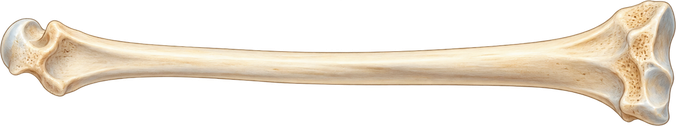
#> input picture src/assets/illust/surgery/C07-bone.png, 676 x 126 px, shrunk from 1200 x 224 before the run
$ python trace_bone_outline.py
#> lines starting #> are read from the running program, lines starting #| are printed output that depends on the picture
#!/usr/bin/env python3
"""Trace the painted bone PNGs into the T09 model outline.

    python3 -I scripts/trace_bone_outline.py

The painting defines the bone shape: each PNG (cropped to its silhouette) is
scaled uniformly so its length equals the model length, and its top / bottom
silhouette edges are sampled every 1 mm. The y origin is the shaft centre at
the fracture line (the fragment's rotation pivot). Writes
src/config/boneOutlines.generated.ts, which the engine and the drawings use
instead of the old symmetric width profile.
"""
from __future__ import annotations

import json
from pathlib import Path

from PIL import Image

ROOT = Path(__file__).resolve().parent.parent
ART = ROOT / "src/assets/illust/surgery"
OUT = ROOT / "src/config/boneOutlines.generated.ts"

# case: (bone painting, model length mm, fracture x mm, companion painting or None)
CASES = {
    "C07": ("C07-bone.png", 80, 56, "C07-ulna.png"),
    "C08": ("C08-bone.png", 100, 50, None),
}
ALPHA = 128  # silhouette threshold


def columns(img: Image.Image) -> list[tuple[int, int] | None]:
    a = img.getchannel("A")
    w, h = img.size
    px = a.load()
    cols: list[tuple[int, int] | None] = []
    for x in range(w):
        ys = [y for y in range(h) if px[x, y] > ALPHA]
        cols.append((ys[0], ys[-1] + 1) if ys else None)
    return cols


def trace(file: str, length: float):
#> called with file = 'C07-bone.png', length = 80
    img = Image.open(ART / file).convert("RGBA")
#> img is the input picture: PIL image 676x126 RGBA; mean R, G, B, A 89.1, 80.2, 66.9, 95.9
    w, h = img.size
#> w = 676; h = 126
    k = length / w  # mm per px, same on both axes (no stretching)
#> k = 0.118
    cols = columns(img)
#> in columns, `a = img.getchannel("A")`:
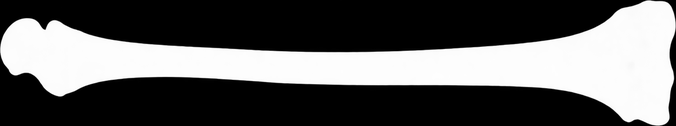
#> a: PIL image 676x126 L; min 0, max 255, mean 95.9
#> the loop in columns, `for x in range(w):` made 676 passes
#> ys on pass 1: [46, 47, 48, 49, 50, 51, 52, 53]
#> after the loop in columns, `for x in range(w):`: cols = 676 pairs, first value 0 to 52, second value 29 to 126

    def col_at(xmm: float) -> tuple[int, int]:
        i = min(w - 1, max(0, round(xmm / k)))
        for d in range(w):  # nearest non-empty column (the very tips can be empty)
            for j in (i - d, i + d):
                if 0 <= j < w and cols[j]:
                    return cols[j]  # type: ignore[return-value]
        raise ValueError(f"{file}: empty silhouette")

    edges = []
    for xmm in range(0, int(length) + 1):
        t, b = col_at(float(xmm))
        edges.append([xmm, t * k, b * k])
    return edges, h * k


def main() -> None:
    data = {}
    for case, (file, length, fx, companion) in CASES.items():
        edges, height = trace(file, length)
#> height = 14.91
        t, b = next((e[1], e[2]) for e in edges if e[0] == fx)
#> t = 5.56; b = 10.18
        c = (t + b) / 2  # shaft centre at the fracture = y origin
#> c = 7.87
        entry = {
            "edges": [[x, round(tp - c, 2), round(bt - c, 2)] for x, tp, bt in edges],
            "paint": {"y": round(-c, 3), "height": round(height, 3)},
        }
        if companion:
            cedges, cheight = trace(companion, length)
#> call 2 of trace, with file = 'C07-ulna.png', length = 80
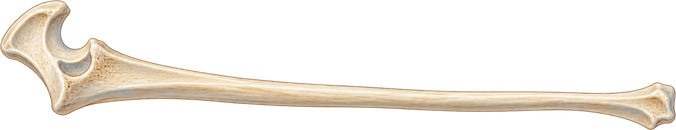
#> input picture src/assets/illust/surgery/C07-ulna.png, 676 x 130 px, shrunk from 1200 x 231 before the run
#> in trace, img is the input picture: PIL image 676x130 RGBA; mean R, G, B, A 57, 51.1, 42.8, 62.1
#> in columns (call 2), `a = img.getchannel("A")`:
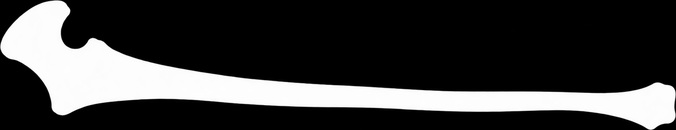
#> a: PIL image 676x130 L; min 0, max 255, mean 62.1
#> the loop in columns (call 2), `for x in range(w):` made 676 passes
#> ys on passes 1 to 3: [45, 46, 47, 48], [41, 42, 43, 44, 45, 46, 47, 48, 49, 50], [38, 39, 40, 41, 42, 43, 44, 45, 46, 47, 48, 49, 50, 51, 52]
#> after the loop in columns (call 2), `for x in range(w):`: cols = 676 pairs, first value 0 to 93, second value 49 to 130
#> cheight = 15.38
            # the companion sits just below the main bone's lowest point along the shaft
            shaft = [e for e in entry["edges"] if 0.15 * length <= e[0] <= 0.85 * length]
            below = max(e[2] for e in shaft) + 0.6
#> below = 3.74
            ctop = min(e[1] for e in cedges if 0.15 * length <= e[0] <= 0.85 * length)
#> ctop = 4.85
            dy = below - ctop
#> dy = -1.11
            entry["companion"] = {
                "edges": [[x, round(tp + dy, 2), round(bt + dy, 2)] for x, tp, bt in cedges],
                "paint": {"y": round(dy, 3), "height": round(cheight, 3)},
            }
        data[case] = entry
        widths = [round(e[2] - e[1], 2) for e in entry["edges"] if e[0] in (int(length * 0.25), int(length * 0.5), int(length * 0.75))]
#> widths = [3.67, 3.91, 4.85]
        print(f"{case}: {len(entry['edges'])} samples, shaft widths at 25/50/75% = {widths} mm")
#| C07: 81 samples, shaft widths at 25/50/75% = [3.67, 3.91, 4.85] mm
#> pass 2 of the loop in main, `for case, (file, length, fx, companion) in CASES.items():`:
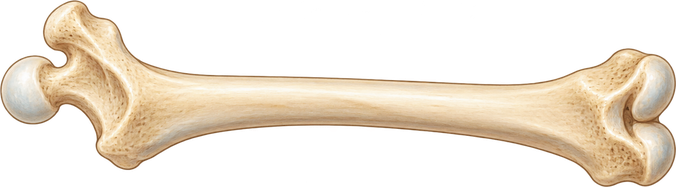
#> input picture src/assets/illust/surgery/C08-bone.png, 676 x 187 px, shrunk from 1200 x 332 before the run
#> in trace, img is the input picture: PIL image 676x187 RGBA; mean R, G, B, A 91.6, 80.3, 65.7, 101
#> in columns (call 3), `a = img.getchannel("A")`:
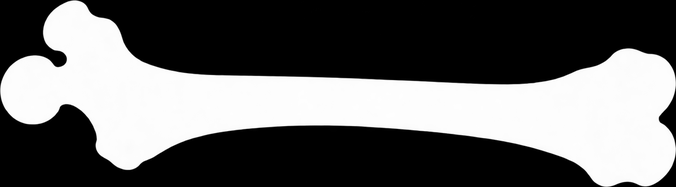
#> a: PIL image 676x187 L; min 0, max 255, mean 101
#> the loop in columns (call 3), `for x in range(w):` made 676 passes
#> ys on pass 1: [86, 87, 88, 89, 90, 91, 92, 93, 94]
#> after the loop in columns (call 3), `for x in range(w):`: cols = 676 pairs, first value 0 to 86, second value 95 to 187
#| C08: 101 samples, shaft widths at 25/50/75% = [11.53, 7.1, 8.58] mm

    body = json.dumps(data, separators=(",", ":"))
    OUT.write_text(
        "// GENERATED by scripts/trace_bone_outline.py from the painted bone PNGs. Do not edit.\n"
        "// edges: [x, top, bottom] in model mm every 1 mm; paint: where the PNG is drawn (x 0..length).\n"
        "import type { BoneOutline } from './boneOutline';\n\n"
        f"export const BONE_OUTLINES: Record<string, BoneOutline> = {body};\n"
    )
    print("wrote", OUT.relative_to(ROOT))


if __name__ == "__main__":
    main()
